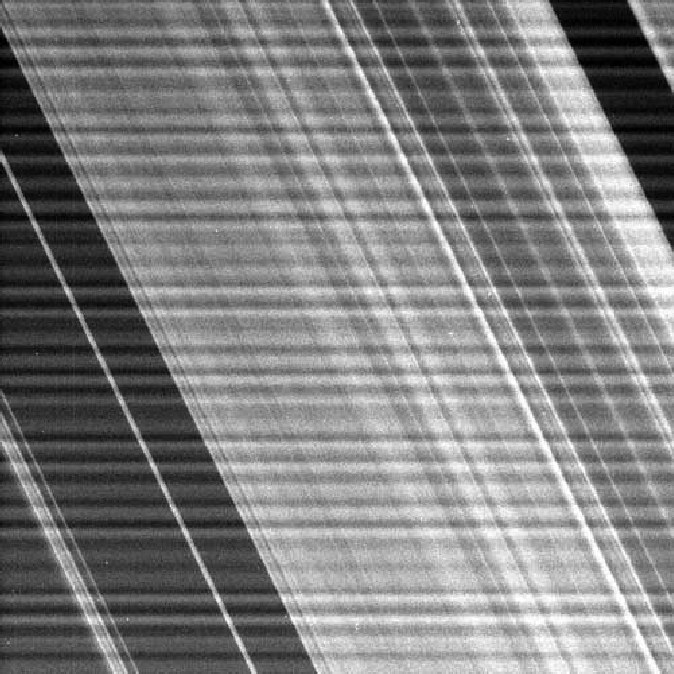
//> input picture DIP/exp3/1/cassini.tif, 674 x 674 px
$ ./filter   (built with g++ and OpenCV 4)
//> lines starting //> are read from the running program, lines starting //| are printed output that depends on the picture; after the words box and inside, x2 and y2 are one past the last pixel; in counts of white or black regions, pixels touching at a corner belong together
#include <opencv2/opencv.hpp>
#include <iostream>

using namespace cv;
using namespace std;

// 单通道中心化
void fftShiftSingle(Mat &mag)
{
    int cx = mag.cols / 2;
    int cy = mag.rows / 2;

    Mat q0(mag, Rect(0, 0, cx, cy));   // 左上
    Mat q1(mag, Rect(cx, 0, cx, cy));  // 右上
    Mat q2(mag, Rect(0, cy, cx, cy));  // 左下
    Mat q3(mag, Rect(cx, cy, cx, cy)); // 右下

    Mat tmp;
    // 交换左上 <-> 右下
    q0.copyTo(tmp);
    q3.copyTo(q0);
    tmp.copyTo(q3);

    // 交换右上 <-> 左下
    q1.copyTo(tmp);
    q2.copyTo(q1);
    tmp.copyTo(q2);
}

// 频谱可视化
Mat spectrumToImage(const Mat &complexImg)
{
    Mat planes[2];
    split(complexImg, planes); // 拆成实部和虚部
    Mat mag;
    magnitude(planes[0], planes[1], mag);     // 计算幅度
    mag += 1;                                 // 避免 log(0)
    log(mag, mag);                            // 对数尺度
    normalize(mag, mag, 0, 255, NORM_MINMAX); // 归一化到0-255
    Mat mag8U;
    mag.convertTo(mag8U, CV_8U);
    return mag8U;
}

// 构建竖直陷波滤波器，直接作用于中心化频谱
// size: 频谱大小
// bandHalfWidth: 阻带半宽度（像素）
// skipCenterRadius: 中心跳过半径（像素）
cv::Mat createNotchFilterComplex(cv::Size size, int bandHalfWidth, int skipCenterRadius)
{
    cv::Mat filter = cv::Mat::ones(size, CV_32FC2); // 复数矩阵
    if (bandHalfWidth < 0)
        return filter;
    int cx = size.width / 2;  // 频谱中心 x
    int cy = size.height / 2; // 频谱中心 y

    for (int y = 0; y < size.height; ++y)
    {
        for (int x = 0; x < size.width; ++x)
        {
            // 阻带竖直带，中心在 cx
            if (std::abs(x - cx) <= bandHalfWidth && std::abs(y - cy) >= skipCenterRadius)
            {
                filter.at<cv::Vec2f>(y, x)[0] = 0.0f; // 实部
                filter.at<cv::Vec2f>(y, x)[1] = 0.0f; // 虚部
            }
        }
    }

    return filter;
}

int main()
{
    // 读取图像
    Mat src = imread("cassini.tif", IMREAD_GRAYSCALE);
//> src is the input picture: 674 rows x 674 cols, CV_8UC1; min 0, max 255, mean 127.9
    if (src.empty())
    {
        cout << "无法读取图像" << endl;
        return -1;
    }
    // 原图
    imwrite("original_image.png", src);
    src.convertTo(src, CV_32F); // 转为浮点型
//> src: 674 rows x 674 cols, CV_32FC1

    // 扩展到最优大小（加快 DFT）
    Mat padded;
    int m = getOptimalDFTSize(src.rows);
//> m = 675
    int n = getOptimalDFTSize(src.cols);
//> n = 675
    copyMakeBorder(src, padded, 0, m - src.rows, 0, n - src.cols, BORDER_CONSTANT, Scalar::all(0));

    // 构建复数矩阵
    Mat planes[] = {Mat_<float>(padded), Mat::zeros(padded.size(), CV_32F)};
//> planes[1]: 675 rows x 675 cols, CV_32FC1; every value is 0
    Mat complexI;
    merge(planes, 2, complexI);

    // DFT
    dft(complexI, complexI);

    // 中心化频谱
    split(complexI, planes);
    fftShiftSingle(planes[0]);
//> in fftShiftSingle, `Mat q0(mag, Rect(0, 0, cx, cy));`:
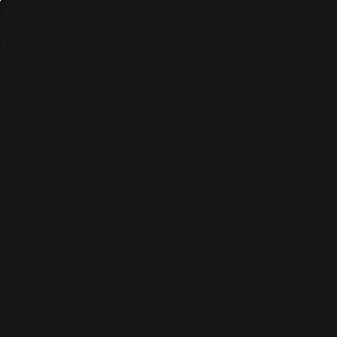
//> q0: 337 rows x 337 cols, CV_32FC1; min -5807933.5, max 58122724, mean 103.7; drawn with min black and max white
    fftShiftSingle(planes[1]);
//> in fftShiftSingle (call 2), `Mat q2(mag, Rect(0, cy, cx, cy));`:
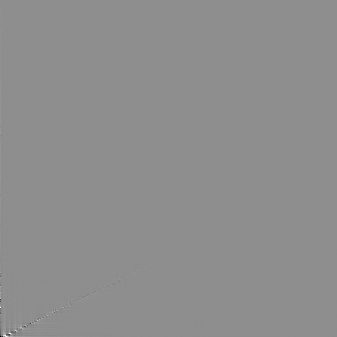
//> q2: 337 rows x 337 cols, CV_32FC1; min -1952443.2, max 1548176, mean 22.5; drawn with min black and max white
    merge(planes, 2, complexI);

    // 频谱
    Mat spectrum = spectrumToImage(complexI);
//> in spectrumToImage, `normalize(mag, mag, 0, 255, NORM_MINMAX);`:
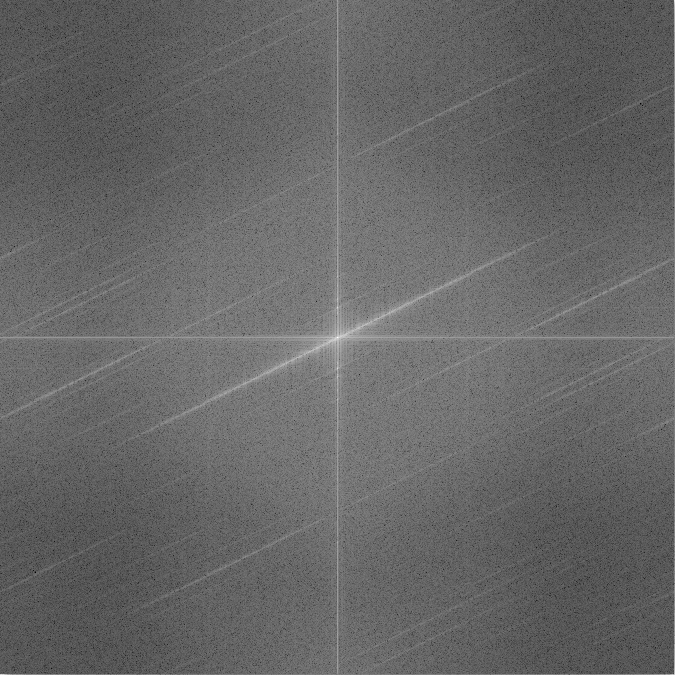
//> mag: 675 rows x 675 cols, CV_32FC1; min 0, max 255, mean 102.9
    imwrite("fft_result.png", spectrum);

    // 构建陷波滤波器
    int bandHalfWidth = 2;    // 阻带半宽度
    int skipCenterRadius = 6; // 中心跳过半径
    Mat notchFilter = createNotchFilterComplex(complexI.size(), bandHalfWidth, skipCenterRadius);

    // 可视化滤波器频谱
    Mat filterSpectrum = spectrumToImage(notchFilter);
//> in spectrumToImage (call 2), `split(complexImg, planes);`:
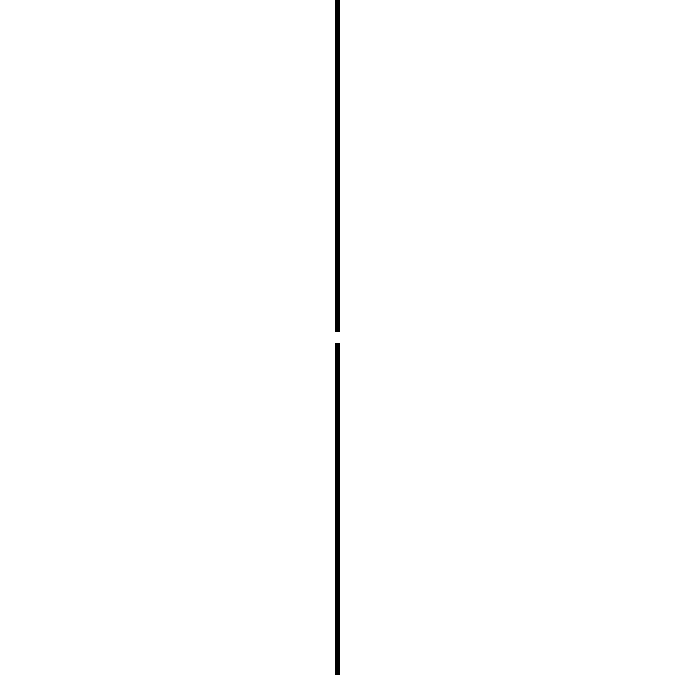
//> planes[0]: 675 rows x 675 cols, CV_32FC1; values 0 (black) and 1 (white), 99.3% white; 2 black regions, box (x1, y1, x2, y2) and area: (335, 0, 340, 332) 1660, (335, 343, 340, 675) 1660
    imwrite("notch_filter.png", filterSpectrum);

    // 应用滤波器
    Mat filteredComplex;
    mulSpectrums(complexI, notchFilter, filteredComplex, 0);

    // 可视化滤波后频谱
    Mat filteredSpectrum = spectrumToImage(filteredComplex);
    imwrite("fft_filtered_result.png", filteredSpectrum);

    // 逆 DFT
    // 先中心化回去
    split(filteredComplex, planes);
    fftShiftSingle(planes[0]);
    fftShiftSingle(planes[1]);
    merge(planes, 2, filteredComplex);

    Mat invDFT;
    dft(filteredComplex, invDFT, DFT_INVERSE | DFT_REAL_OUTPUT | DFT_SCALE);

    // 裁剪到原始大小
    invDFT = invDFT(Rect(0, 0, src.cols, src.rows));
    normalize(invDFT, invDFT, 0, 255, NORM_MINMAX);
    invDFT.convertTo(invDFT, CV_8U);
    imwrite("fft_filtered_image.png", invDFT);

    // 构造反滤波器提取噪声
    Mat inverseFilter = Mat::ones(notchFilter.size(), CV_32FC2) - notchFilter;
    // 提取噪声频谱
    Mat noiseSpectrum;
    mulSpectrums(complexI, inverseFilter, noiseSpectrum, 0);
    // 逆中心化
    split(noiseSpectrum, planes);
    fftShiftSingle(planes[0]);
    fftShiftSingle(planes[1]);
    merge(planes, 2, noiseSpectrum);
    // 逆 DFT 得到噪声图像
    Mat noiseImage;
    dft(noiseSpectrum, noiseImage, DFT_INVERSE | DFT_REAL_OUTPUT | DFT_SCALE);
    noiseImage = noiseImage(Rect(0, 0, src.cols, src.rows));
    normalize(noiseImage, noiseImage, 0, 255, NORM_MINMAX);
    noiseImage.convertTo(noiseImage, CV_8U);
    imwrite("extracted_noise.png", noiseImage);

    return 0;
}
